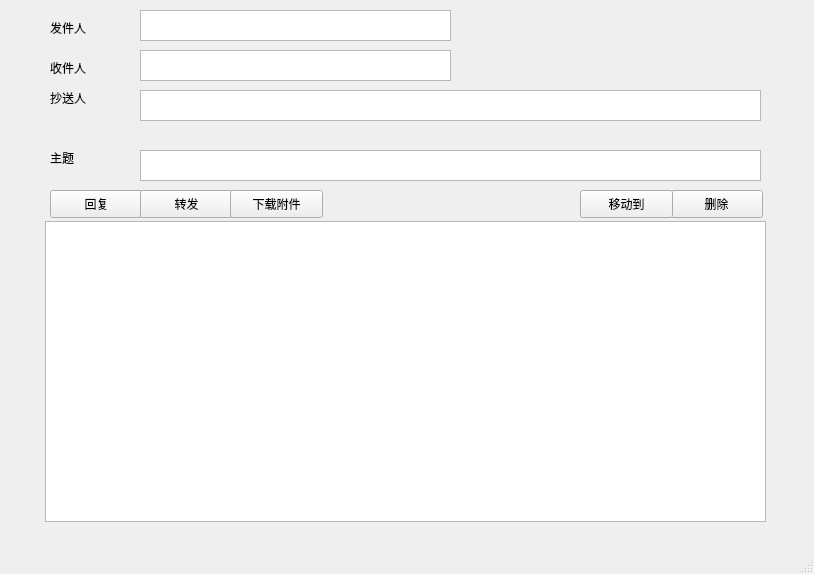
<?xml version="1.0" encoding="UTF-8"?>
<ui version="4.0">
 <class>LetterDetailWindows</class>
 <widget class="QMainWindow" name="LetterDetailWindows">
  <property name="geometry">
   <rect>
    <x>0</x>
    <y>0</y>
    <width>814</width>
    <height>574</height>
   </rect>
  </property>
  <property name="windowTitle">
   <string>MainWindow</string>
  </property>
  <widget class="QWidget" name="centralwidget">
   <widget class="QTextBrowser" name="LetterDetailsContext">
    <property name="geometry">
     <rect>
      <x>45</x>
      <y>221</y>
      <width>721</width>
      <height>301</height>
     </rect>
    </property>
   </widget>
   <widget class="QLabel" name="label">
    <property name="geometry">
     <rect>
      <x>50</x>
      <y>20</y>
      <width>72</width>
      <height>15</height>
     </rect>
    </property>
    <property name="text">
     <string>发件人</string>
    </property>
   </widget>
   <widget class="QLabel" name="label_2">
    <property name="geometry">
     <rect>
      <x>50</x>
      <y>150</y>
      <width>72</width>
      <height>15</height>
     </rect>
    </property>
    <property name="text">
     <string>主题</string>
    </property>
   </widget>
   <widget class="QTextBrowser" name="textBrowser">
    <property name="geometry">
     <rect>
      <x>140</x>
      <y>10</y>
      <width>311</width>
      <height>31</height>
     </rect>
    </property>
   </widget>
   <widget class="QTextBrowser" name="textBrowser_2">
    <property name="geometry">
     <rect>
      <x>140</x>
      <y>150</y>
      <width>621</width>
      <height>31</height>
     </rect>
    </property>
   </widget>
   <widget class="QPushButton" name="ReplyB">
    <property name="geometry">
     <rect>
      <x>50</x>
      <y>190</y>
      <width>93</width>
      <height>28</height>
     </rect>
    </property>
    <property name="text">
     <string>回复</string>
    </property>
   </widget>
   <widget class="QPushButton" name="ForwardB">
    <property name="geometry">
     <rect>
      <x>140</x>
      <y>190</y>
      <width>93</width>
      <height>28</height>
     </rect>
    </property>
    <property name="text">
     <string>转发</string>
    </property>
   </widget>
   <widget class="QPushButton" name="SaveAttachB">
    <property name="geometry">
     <rect>
      <x>230</x>
      <y>190</y>
      <width>93</width>
      <height>28</height>
     </rect>
    </property>
    <property name="text">
     <string>下载附件</string>
    </property>
   </widget>
   <widget class="QPushButton" name="pushButton_4">
    <property name="geometry">
     <rect>
      <x>670</x>
      <y>190</y>
      <width>93</width>
      <height>28</height>
     </rect>
    </property>
    <property name="text">
     <string>删除</string>
    </property>
   </widget>
   <widget class="QPushButton" name="pushButton_5">
    <property name="geometry">
     <rect>
      <x>580</x>
      <y>190</y>
      <width>93</width>
      <height>28</height>
     </rect>
    </property>
    <property name="text">
     <string>移动到</string>
    </property>
   </widget>
   <widget class="QLabel" name="label_3">
    <property name="geometry">
     <rect>
      <x>50</x>
      <y>90</y>
      <width>72</width>
      <height>15</height>
     </rect>
    </property>
    <property name="text">
     <string>抄送人</string>
    </property>
   </widget>
   <widget class="QTextBrowser" name="textBrowser_3">
    <property name="geometry">
     <rect>
      <x>140</x>
      <y>90</y>
      <width>621</width>
      <height>31</height>
     </rect>
    </property>
   </widget>
   <widget class="QTextBrowser" name="textBrowser_4">
    <property name="geometry">
     <rect>
      <x>140</x>
      <y>50</y>
      <width>311</width>
      <height>31</height>
     </rect>
    </property>
   </widget>
   <widget class="QLabel" name="label_4">
    <property name="geometry">
     <rect>
      <x>50</x>
      <y>60</y>
      <width>72</width>
      <height>15</height>
     </rect>
    </property>
    <property name="text">
     <string>收件人</string>
    </property>
   </widget>
  </widget>
  <widget class="QMenuBar" name="menubar">
   <property name="geometry">
    <rect>
     <x>0</x>
     <y>0</y>
     <width>814</width>
     <height>26</height>
    </rect>
   </property>
  </widget>
  <widget class="QStatusBar" name="statusbar"/>
 </widget>
 <resources/>
 <connections/>
</ui>
